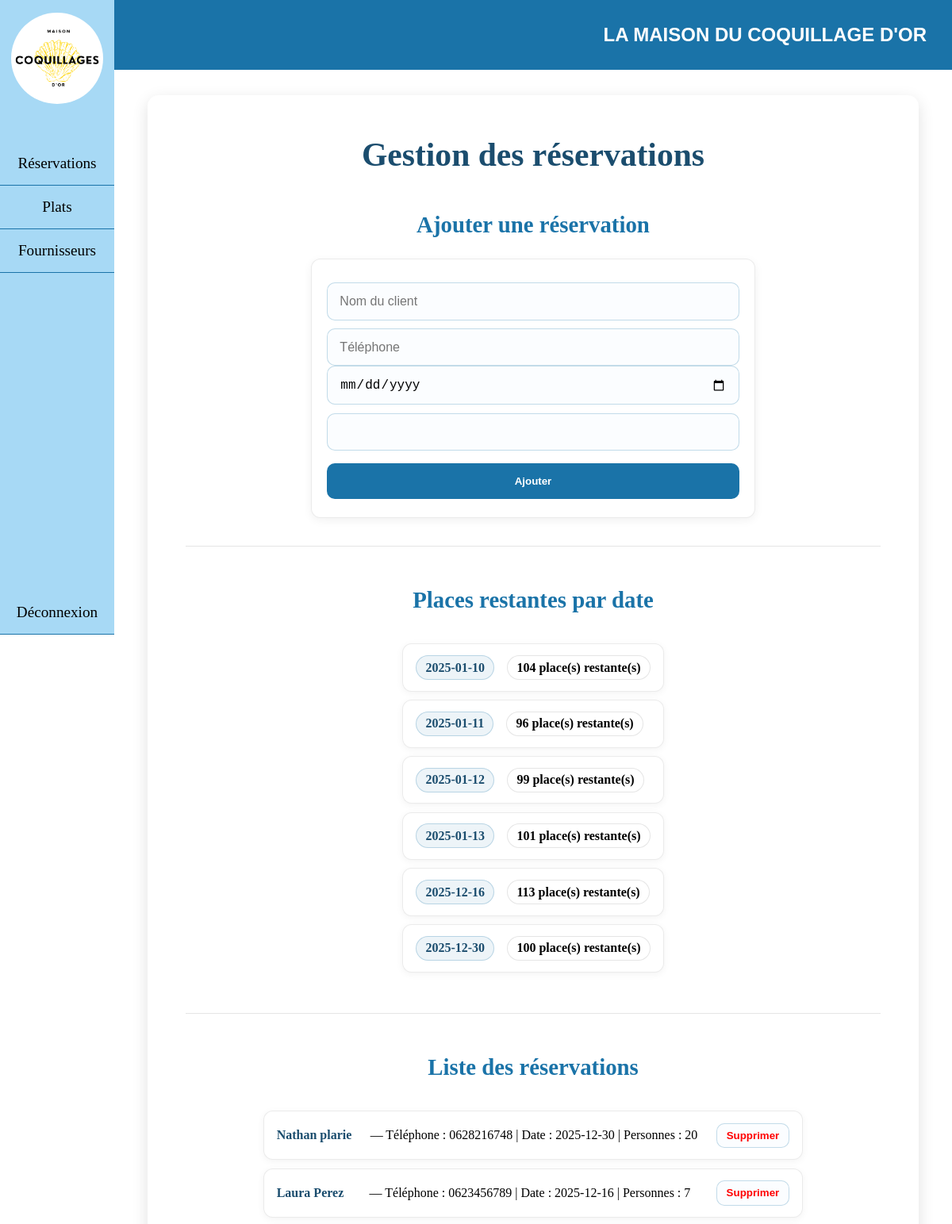
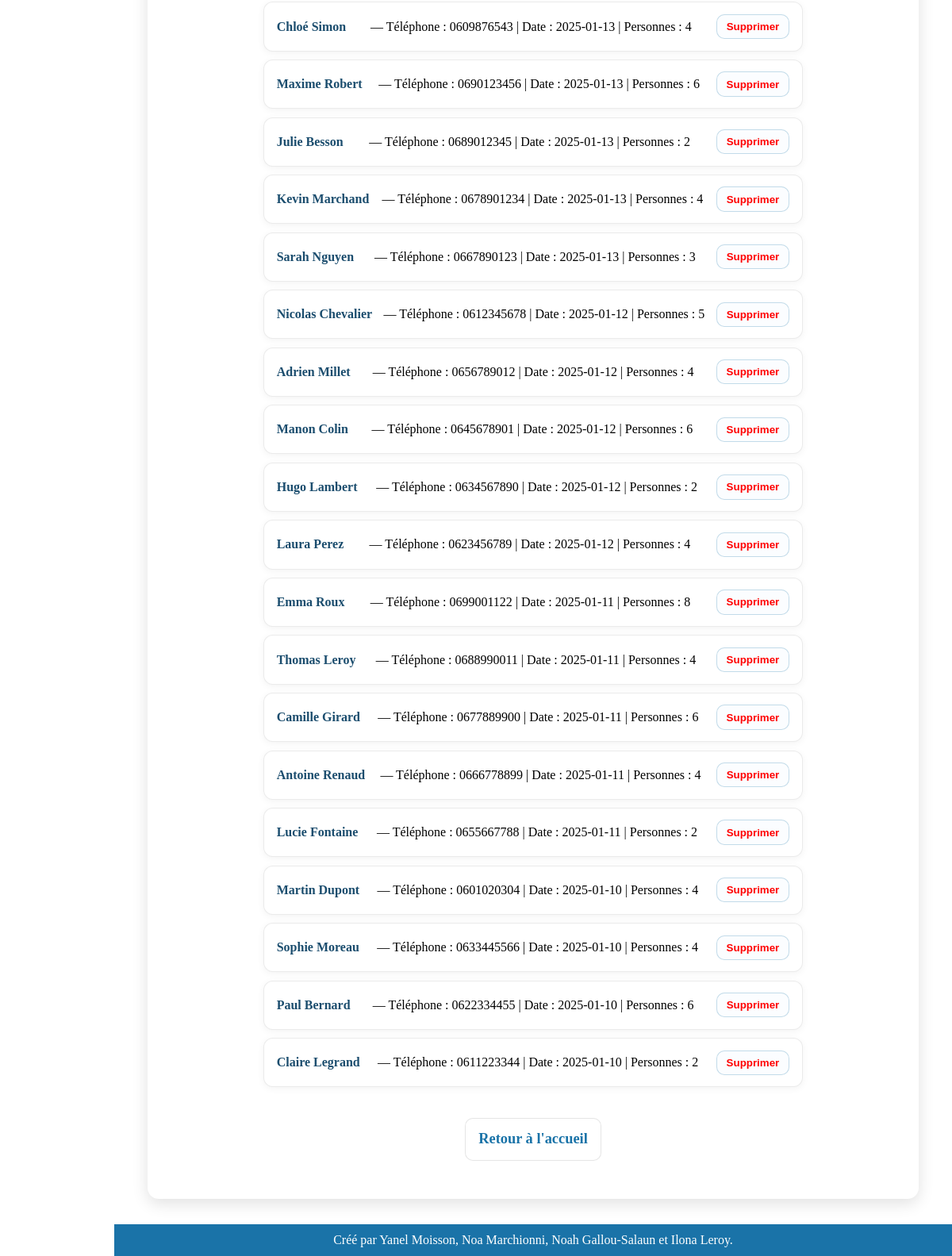
The app's page /pages/reservations.php (signed in) with its own data (2 pictures, top to bottom).
### tables this page shows
CREATE TABLE IF NOT EXISTS `reservations` (
  `id` int NOT NULL AUTO_INCREMENT,
  `nom_client` varchar(100) DEFAULT NULL,
  `telephone` varchar(20) DEFAULT NULL,
  `date_reservation` date DEFAULT NULL,
  `nb_personnes` int DEFAULT NULL,
  PRIMARY KEY (`id`)
);

### pages/reservations.php (the view, shortened to what this page needs)
<?php
    include "connexion.php";
    $sql = "SELECT capacite FROM nbr_places WHERE id = 1";
    $instruction = $conn->prepare($sql);
    $instruction->execute();
    $CAPACITE_MAX = (int) $instruction->fetchColumn();
?>
<!DOCTYPE html>
<html lang="fr">
    <head>
        <link rel="stylesheet" href="../assets/css/style.css">
    </head>
    <body>
        <div class="container">
            <div class="sidebar">
                <img class="logo" src="../assets/images/Logo-Coquillages.png" alt="Logo">
                <nav class="sidebar-nav">
                    <ul class="sidebar-ul">
                        <a class="sidebar-lien" href="reservations.php"><li>Réservations</li></a>
                        <a class="sidebar-lien" href="plats.php"><li>Plats</li></a>
                        <a class="sidebar-lien" href="fournisseurs.php"><li>Fournisseurs</li></a>
                        <a class="sidebar-lien deconnexion" href="deconnexion.php"><li>Déconnexion</li></a>
                    </ul>
                </nav>
            </div>
            <div class="other">
                <header class="header">
                    <h2><a href="../dashboard.php" class="nav-title">La maison du coquillage d'or</a></h2>
                </header>
                <section class="content">
                    <div class="home-box">
                        <h1>Gestion des réservations</h1>
                        <h2>Ajouter une réservation</h2>
                        <form method="POST">
                            <input type="text" name="nom" placeholder="Nom du client" required><br><br>
                            <input type="text" name="telephone" placeholder="Téléphone" required><br><br>
                            <input type="date" name="date_reservation" required><br><br>
                            <input type="number" name="nb_personnes" min="1" required><br><br>
                            <button type="submit" name="ajouter">Ajouter</button>
                        </form>
                        <hr>
                        <h2>Places restantes par date</h2>
                        <?php
                            $sql = "SELECT date_reservation, SUM(nb_personnes) AS total
                                    FROM reservations
                                    GROUP BY date_reservation
                                    ORDER BY date_reservation";
                            $instruction = $conn->prepare($sql);
                            $instruction->execute();
                            $dates = $instruction->fetchAll(PDO::FETCH_ASSOC);
                            if (empty($dates)) {
                                echo "<p>Aucune réservation.</p>";
                            } else {
                                echo "<ul>";
                                foreach ($dates as $d) {
                                    $restantes = $CAPACITE_MAX - $d["total"];
                                    echo "<li class='places-item'>
                                        <span class='places-date'><strong>{$d["date_reservation"]}</strong></span>
                                        <span class='places-restantes'>{$restantes} place(s) restante(s)</span>
                                        </li>";
                                }
                                echo "</ul>";
                            }
                        ?>
                        <hr>
                        <h2>Liste des réservations</h2>
                        <?php
                            $sql = "SELECT *
                                    FROM reservations
                                    ORDER BY date_reservation DESC";
                            $instruction = $conn->prepare($sql);
                            $instruction->execute();
                            $reservations = $instruction->fetchAll(PDO::FETCH_ASSOC);
                            if (empty($reservations)) {
                                echo "<p>Aucune réservation trouvée.</p>";
                            } else {
                                echo "<ul>";
                                foreach ($reservations as $r) {
                                echo "<li>";
                                echo "<strong>" . htmlspecialchars($r["nom_client"]) . "</strong> — ";
                                echo "Téléphone : " . htmlspecialchars($r["telephone"]) . " | ";
                                echo "Date : " . htmlspecialchars($r["date_reservation"]) . " | ";
                                echo "Personnes : " . htmlspecialchars($r["nb_personnes"]);
                                echo " <form method='POST' style='display:inline'
                                        onsubmit=\"return confirm('Supprimer cette réservation ?')\">";
                                echo "<button type='submit' style='color:red'>Supprimer</button>";
                                echo "</form>";
                                echo "</li>";
                            }
                                echo "</ul>";
                            }
                        ?>
                        <p><a href="../dashboard.php">Retour à l'accueil</a></p>
                    </div>
                </section>
                <footer class="footer">
                    <p>Créé par Yanel Moisson, Noa Marchionni, Noah Gallou-Salaun et Ilona Leroy.</p>
                </footer>
            </div>
        </div>
    </body>
</html>

### records on screen
reservations: nom_client "Nathan plarie", telephone "0628216748", date_reservation "2025-12-30", nb_personnes "20"
reservations: nom_client "Laura Perez", telephone "0623456789", date_reservation "2025-12-16", nb_personnes "7"
reservations: nom_client "Chloé Simon", telephone "0609876543", date_reservation "2025-01-13", nb_personnes "4"
reservations: nom_client "Maxime Robert", telephone "0690123456", date_reservation "2025-01-13", nb_personnes "6"
reservations: nom_client "Julie Besson", telephone "0689012345", date_reservation "2025-01-13", nb_personnes "2"
reservations: nom_client "Kevin Marchand", telephone "0678901234", date_reservation "2025-01-13", nb_personnes "4"
reservations: nom_client "Sarah Nguyen", telephone "0667890123", date_reservation "2025-01-13", nb_personnes "3"
reservations: nom_client "Nicolas Chevalier", telephone "0612345678", date_reservation "2025-01-12", nb_personnes "5"
reservations: nom_client "Adrien Millet", telephone "0656789012", date_reservation "2025-01-12", nb_personnes "4"
reservations: nom_client "Manon Colin", telephone "0645678901", date_reservation "2025-01-12", nb_personnes "6"
reservations: nom_client "Hugo Lambert", telephone "0634567890", date_reservation "2025-01-12", nb_personnes "2"
reservations: nom_client "Laura Perez", telephone "0623456789", date_reservation "2025-01-12", nb_personnes "4"
reservations: nom_client "Emma Roux", telephone "0699001122", date_reservation "2025-01-11", nb_personnes "8"
reservations: nom_client "Thomas Leroy", telephone "0688990011", date_reservation "2025-01-11", nb_personnes "4"
reservations: nom_client "Camille Girard", telephone "0677889900", date_reservation "2025-01-11", nb_personnes "6"
reservations: nom_client "Antoine Renaud", telephone "0666778899", date_reservation "2025-01-11", nb_personnes "4"
reservations: nom_client "Lucie Fontaine", telephone "0655667788", date_reservation "2025-01-11", nb_personnes "2"
reservations: nom_client "Martin Dupont", telephone "0601020304", date_reservation "2025-01-10", nb_personnes "4"
reservations: nom_client "Sophie Moreau", telephone "0633445566", date_reservation "2025-01-10", nb_personnes "4"
reservations: nom_client "Paul Bernard", telephone "0622334455", date_reservation "2025-01-10", nb_personnes "6"
reservations: nom_client "Claire Legrand", telephone "0611223344", date_reservation "2025-01-10", nb_personnes "2"

### other values on screen
$d["date_reservation"] "2025-01-10"
$restantes "104"
$d["date_reservation"] "2025-01-11"
$restantes "96"
$d["date_reservation"] "2025-01-12"
$restantes "99"
$d["date_reservation"] "2025-01-13"
$restantes "101"
$d["date_reservation"] "2025-12-16"
$restantes "113"
$d["date_reservation"] "2025-12-30"
$restantes "100"
